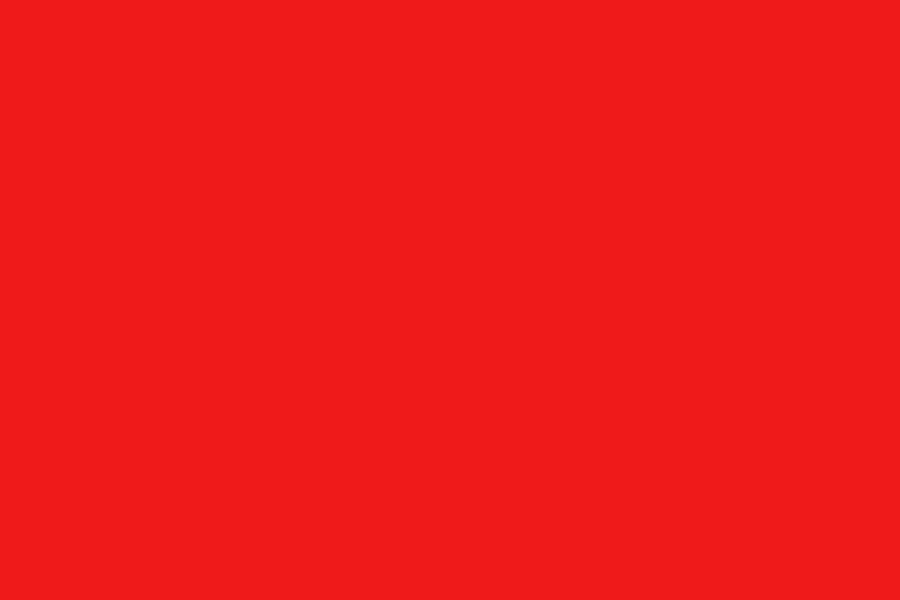
Frame 1 (no input)
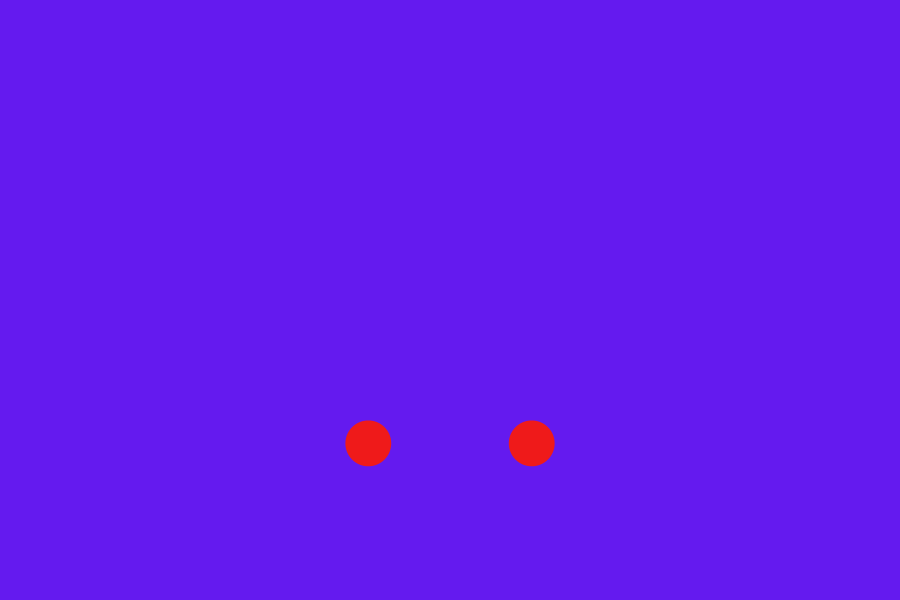
Frame 60 (the mouse pressed at the canvas centre just before this capture)
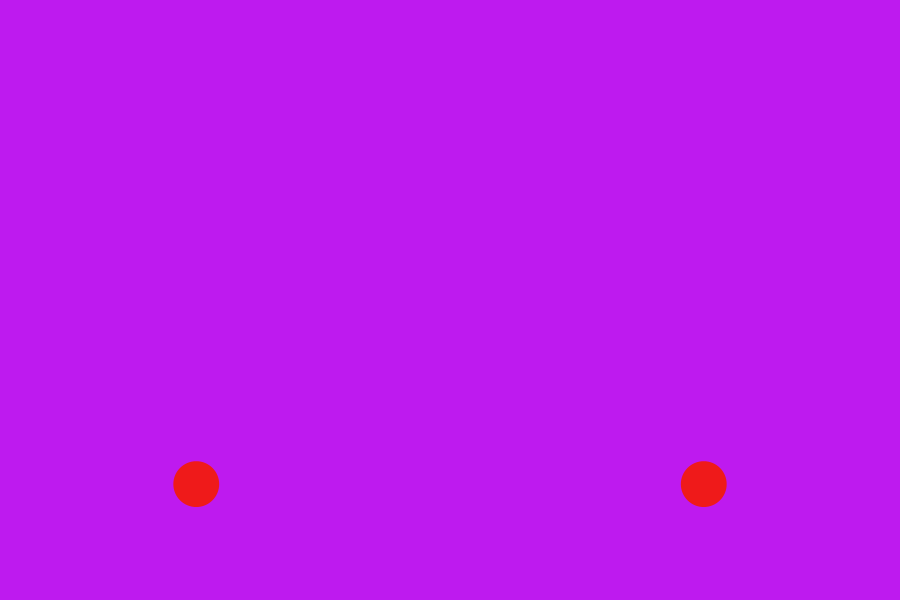
Frame 120 (the mouse held since frame 60 and released just before this capture)

The Processing sketch that drew these frames (run headless with seeded random() and noise(); from frame 60 on, the mouse is pressed at the canvas centre):

// Processing sketch: processing_12639
// ── processing_12639.pde

/*Max Benassi Animations sketch
 sept 22nd */
float theta;
float gravity;
float friction;
float ballRadius;
float velocity;  //xy vector
float xpos;
float ypos;
float speedx;
float speedy;
float damping;
float bcolor; 
float fillcol;

void setup() {
  size (900, 600);
  background (255);
  frameRate(30);
  xpos = 0;
  ypos = 600;
  ballRadius = random (10,30);
  gravity = .41;
  friction = .008;
  speedx = random(5,10);
  speedy = 21.5;
  damping = .80;
  bcolor = 359;
}





void draw () {
  //background redraw and color
  colorMode(HSB, 359, 99, 99);
  background (bcolor, 88, 93);

  //ball 1
  pushMatrix();
  translate (xpos, ypos);
  noStroke();
  fill(fillcol, 88, 93);
  ellipse(0, 0, ballRadius*2, ballRadius*2);
  popMatrix();

  //ball 2
  pushMatrix();
  translate (width - xpos, ypos);
  noStroke();
  fill(fillcol, 88, 93);
  ellipse(0, 0, ballRadius*2, ballRadius*2);
  popMatrix();

  //x axis movment
  xpos = xpos + speedx;
  speedx = speedx - friction;

  //background and ball color
  bcolor = ypos/1.67 ;
  fillcol = ypos;

  //y axis movment
  ypos -=  speedy;
  speedy -= gravity;


  //collisions and dampening/friction
  if (speedx < .5 && speedx > -.5) {
    speedx = 0;
  }

  if (xpos > width - ballRadius) { 
    xpos = width - ballRadius;
    speedx *= -1;
    friction *= -1;
  } 
  else if (xpos  < ballRadius) {
    xpos = ballRadius;
    speedx *= -1;
    friction *= -1;
  }


  if (ypos > 600 - ballRadius) {
    ypos = 600 - ballRadius;
    speedy *= -1;
    speedy *= damping;
  }
}
